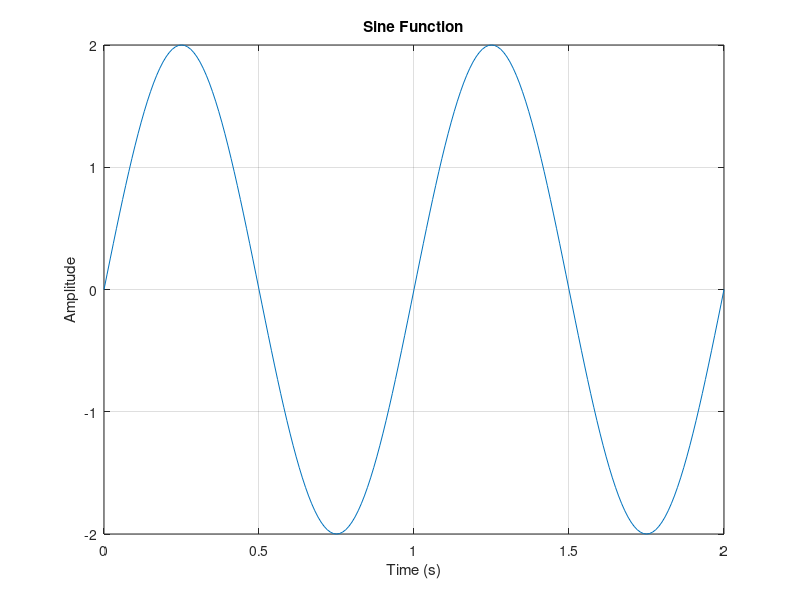
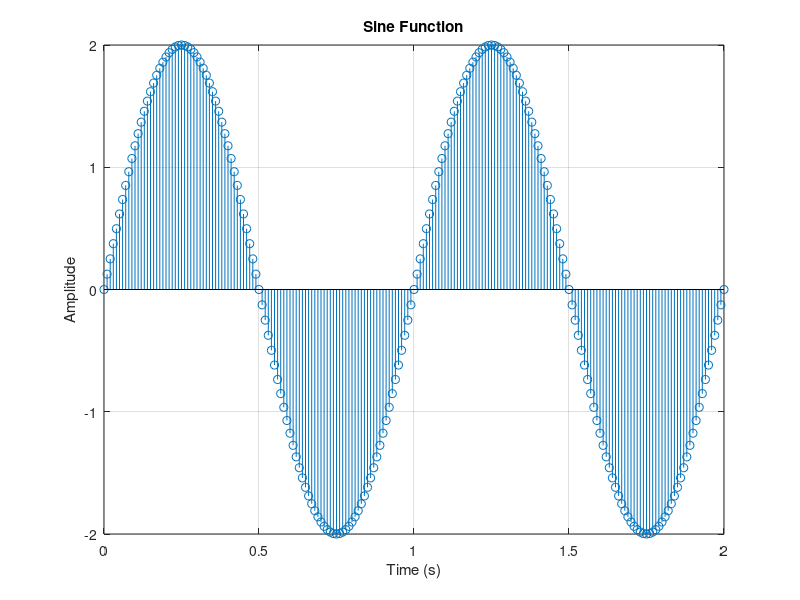
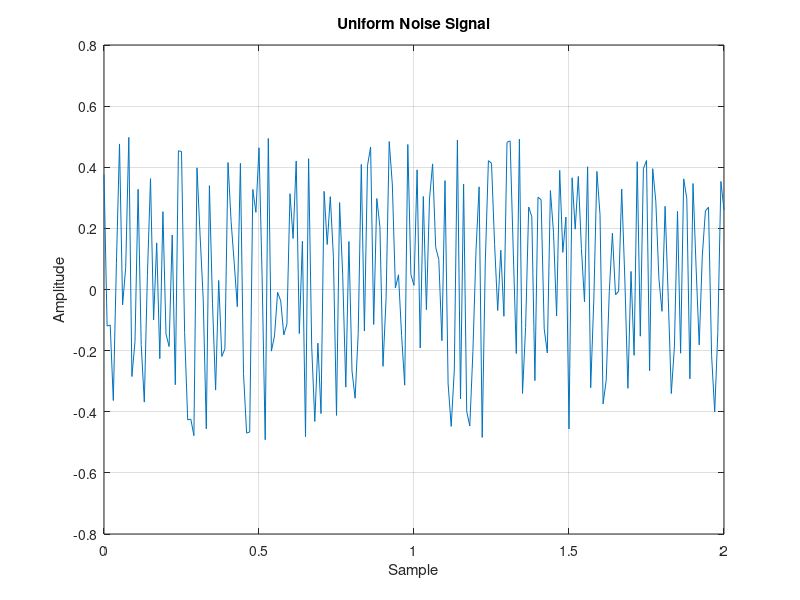
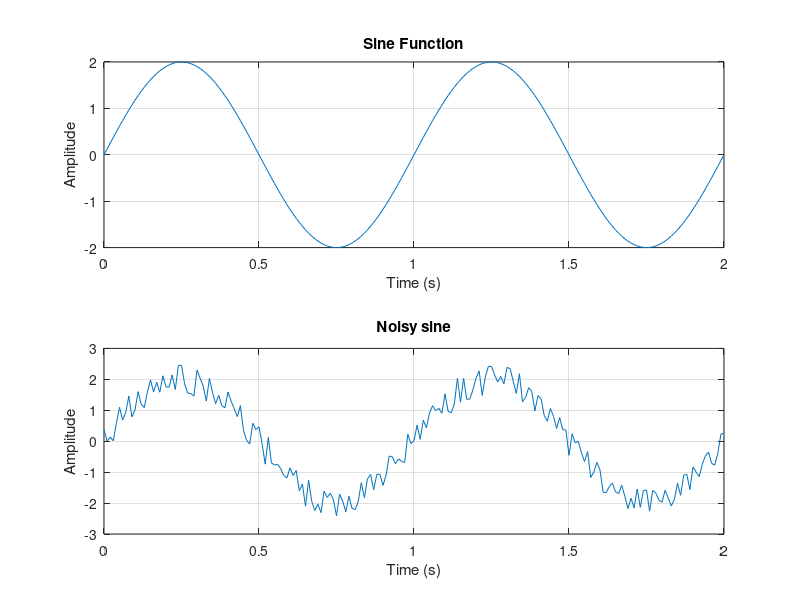

The MATLAB script that drew these images, in order:
%% *Homework 1*

%% Clear the workspace
close all;
clear;
clc;

%% Homework 1_1
%
% This cell is about, plotting Sine wave with "plot function" and "stem function"
%
% Now we declare variables first
%
Ts = 0.01;
amp = 2;
t = 0:Ts:2;
f0 = 1;
w = 2 * pi * f0;
signal = amp * sin(w * t);
%
% Now we plot signla with two functions "plot and stem"
%
figure('Name', 'Sine Plot');
plot(t, signal, 'LineWidth', 0.5);
xlabel('Time (s)');
ylabel('Amplitude');
title('Sine Function');
grid on;
figure('Name', 'Sine Stem');
stem(t, signal, 'LineWidth', 0.5);
xlabel('Time (s)');
ylabel('Amplitude');
title('Sine Function');
grid on;
%
%% Homework1_2
%
% This cell is about showing uniform random noise and adding it with sinusoidal wave
% Now first declare variables that we need for this task
%
Ts = 0.01;
amp = 2;
t = 0:Ts:2;
f0 = 1;
w = 2 * pi * f0;
signal = amp * sin(w * t);
size_t = size(t);
stochastic_signal = rand(1, size_t(2)) - 0.5;
noisy_signal = signal + stochastic_signal;
%
% Plotting the Uniform Noise Signal
%
figure('Name', 'Uniform Noise Signal');
plot(t, stochastic_signal);
title('Uniform Noise Signal');
xlabel('Sample');
ylabel('Amplitude');
grid on;
%
% Plotting sine wave with and without noise
%
figure('Name', 'Sine Waves');
subplot(2, 1, 1)
plot(t, signal);
title('Sine Function');
xlabel('Time (s)');
ylabel('Amplitude');
grid on;
%
subplot(2, 1, 2)
plot(t, noisy_signal);
title('Noisy sine');
xlabel('Time (s)');
ylabel('Amplitude');
grid on;
%
%% Homework1_3

Ts = 0.01;
amp = 2;
t = 0:Ts:2;
f0 = 1;
w = 2 * pi * f0;
signal = amp * sin(w * t);
size_t = size(t);
stochastic_signal = rand(1, size_t(2)) - 0.5;
noisy_signal = signal + stochastic_signal;

M1 = 0;
M2 = 20;
amp_mov = 1 / (M1 + M2 + 1);
n = -M1:M2;
N = size_t(2);
uni = ones(1, M1 + M2 + 1);
smoothed_sine = amp_mov * conv(noisy_signal, uni, 'same');
figure('Name', 'Moving Averaged Sine');
plot(t, smoothed_sine);
title('Moving Averaged Sine');
xlabel('Time (s)');
ylabel('Amplitude');
grid on;
hold on
plot(t, signal);
legend("Convolved Signal", "Original Signal");

%% homework1_3_2
Ts = 0.01;
amp = 2;
t = 0:Ts:2;
f0 = 1;
w = 2 * pi * f0;
signal = amp * sin(w * t);
size_t = size(t);
stochastic_signal = rand(1, size_t(2)) - 0.5;
noisy_signal = signal + stochastic_signal;

M1 = 10;
M2 = 10;
amp_mov = 1 / (M1 + M2 + 1);
n = -M1:M2;
N = size_t(2);

uni = ones(1, 21);
smoothed_sine = amp_mov * conv(uni, noisy_signal);
shifted_sine = smoothed_sine(M1 + M2 + 1:end);
figure('Name', 'Moving Averaged Sine');
subplot(2, 1, 1)
plot(t, shifted_sine);
title('shifted Sine');
xlabel('Time (s)');
ylabel('Amplitude');
grid on;
subplot(2, 1, 2)
plot(t, signal);
title('sine');
xlabel('Time (s)');
ylabel('Amplitude');
grid on;
%% Homework1_4

Ts = 0.01;
amp = 2;
t = 0:Ts:2;
f0 = 1;
w = 2 * pi * f0;
signal = amp * sin(w * t);
size_t = size(t);
stochastic_signal = rand(1, size_t(2)) - 0.5;
noisy_signal = signal + stochastic_signal;
M1 = 0;
M2 = 20;
amp_mov = 1 / (M1 + M2 + 1);
n = -M1:M2;
N = size_t(2);
uni = ones(1, M1 + M2 + 1);
transfer_function = amp_mov * uni;
filtered_signal = filter(transfer_function, 1, noisy_signal);
smoothed_sine = amp_mov * conv(noisy_signal, uni, 'same');
figure('Name', 'Moving Averaged Sine');
plot(t, smoothed_sine);
title('Moving Averaged Sine');
xlabel('Time (s)');
ylabel('Amplitude');
grid on;
hold on
plot(t, filtered_signal);
legend("Convolved Signal", "filtered Signal");
%% Homework1_5
